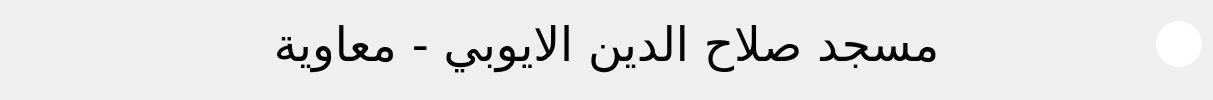
        <widget class="QWidget" name="masgedNameWidget" native="true">
         <property name="sizePolicy">
          <sizepolicy hsizetype="Preferred" vsizetype="Minimum">
           <horstretch>0</horstretch>
           <verstretch>0</verstretch>
          </sizepolicy>
         </property>
         <property name="maximumSize">
          <size>
           <width>16777215</width>
           <height>100</height>
          </size>
         </property>
         <property name="font">
          <font>
           <pointsize>8</pointsize>
          </font>
         </property>
         <layout class="QHBoxLayout" name="horizontalLayout_2">
          <property name="spacing">
           <number>0</number>
          </property>
          <property name="topMargin">
           <number>0</number>
          </property>
          <property name="bottomMargin">
           <number>11</number>
          </property>
          <item>
           <widget class="QFrame" name="frame_45">
            <property name="minimumSize">
             <size>
              <width>46</width>
              <height>46</height>
             </size>
            </property>
            <property name="maximumSize">
             <size>
              <width>46</width>
              <height>46</height>
             </size>
            </property>
            <property name="frameShape">
             <enum>QFrame::NoFrame</enum>
            </property>
            <property name="frameShadow">
             <enum>QFrame::Raised</enum>
            </property>
           </widget>
          </item>
          <item>
           <spacer name="horizontalSpacer_3">
            <property name="orientation">
             <enum>Qt::Horizontal</enum>
            </property>
            <property name="sizeHint" stdset="0">
             <size>
              <width>216</width>
              <height>20</height>
             </size>
            </property>
           </spacer>
          </item>
          <item>
           <widget class="QLabel" name="masgedNameLabel">
            <property name="sizePolicy">
             <sizepolicy hsizetype="Preferred" vsizetype="Expanding">
              <horstretch>0</horstretch>
              <verstretch>0</verstretch>
             </sizepolicy>
            </property>
            <property name="font">
             <font>
              <family>Microsoft Uighur</family>
              <pointsize>35</pointsize>
              <weight>50</weight>
              <bold>false</bold>
             </font>
            </property>
            <property name="styleSheet">
             <string notr="true">color: black;</string>
            </property>
            <property name="text">
             <string>مسجد صلاح الدين الايوبي - معاوية</string>
            </property>
            <property name="alignment">
             <set>Qt::AlignCenter</set>
            </property>
            <property name="wordWrap">
             <bool>false</bool>
            </property>
           </widget>
          </item>
          <item>
           <spacer name="horizontalSpacer_4">
            <property name="orientation">
             <enum>Qt::Horizontal</enum>
            </property>
            <property name="sizeHint" stdset="0">
             <size>
              <width>216</width>
              <height>20</height>
             </size>
            </property>
           </spacer>
          </item>
          <item>
           <widget class="QPushButton" name="player_volume_off_on_btn">
            <property name="minimumSize">
             <size>
              <width>46</width>
              <height>46</height>
             </size>
            </property>
            <property name="maximumSize">
             <size>
              <width>46</width>
              <height>46</height>
             </size>
            </property>
            <property name="styleSheet">
             <string notr="true">QPushButton{
background-color:#fff;
border-radius: 23px;
border: none;
}
</string>
            </property>
            <property name="text">
             <string/>
            </property>
            <property name="icon">
             <iconset resource="../resource_file.qrc">
              <normaloff>:/newPrefix/images/volume.png</normaloff>:/newPrefix/images/volume.png</iconset>
            </property>
            <property name="iconSize">
             <size>
              <width>46</width>
              <height>46</height>
             </size>
            </property>
            <property name="checkable">
             <bool>true</bool>
            </property>
            <property name="checked">
             <bool>false</bool>
            </property>
           </widget>
          </item>
         </layout>
        </widget>
